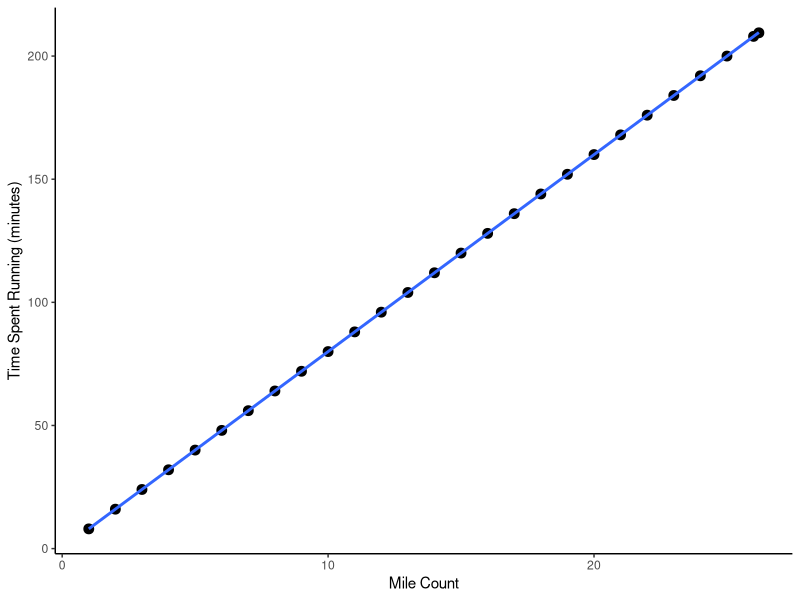
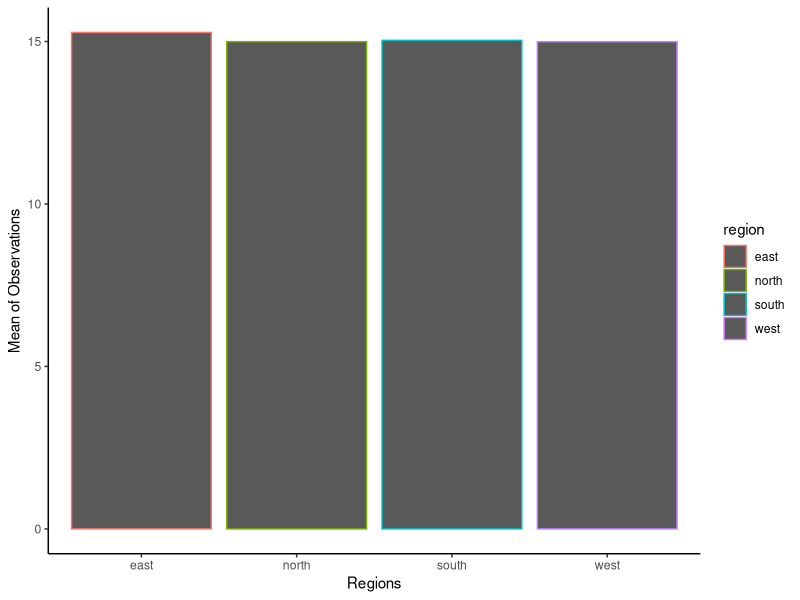
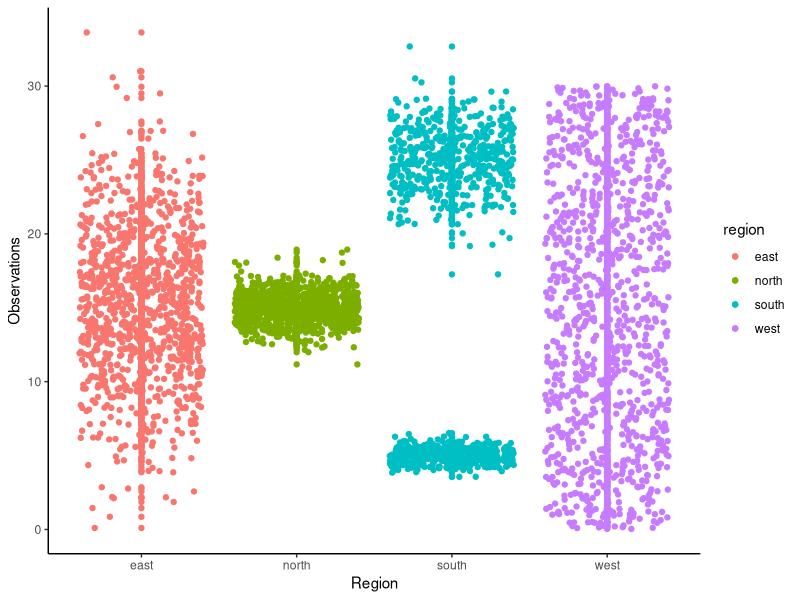

Source code (R) for these figures, in order:
# Tutorial 12 
## Exercise 10 

# Question 1

# Set working directory
setwd("~/Desktop/Fall-2021/Biocomputing/Biocomp_tutorial12/")

# Load marathon pace data text file 
marathon <- read.table("Marathon_Pace.txt", header = FALSE, sep = "\t", stringsAsFactors = FALSE)
colnames(marathon) <- c("mile","time")

# Load ggplot library and check marathon file for headers
head(marathon)
library(ggplot2)

# Scatter plot of two variables: mile count vs time in minutes
ggplot(data=marathon, aes(x=mile,y=time))+
  geom_point(size=3)+
  xlab("Mile Count")+
  ylab("Time Spent Running (minutes)")+
  theme_classic()+
  geom_smooth(method="lm") # Include trend line 


# Question 2

# Load data from data.txt
data <- read.table("data.txt", sep = ",", header=TRUE, stringsAsFactors = TRUE)
head(data)

# Bar plot of the means of four observations 
ggplot(data=data, aes(x=region,y=observations,color=region))+
  stat_summary(fun='mean',geom='bar')+
  xlab("Regions")+
  ylab("Mean of Observations")+
  theme_classic()

# Scatter plot of all observations 
ggplot(data=data, aes(x=region, y=observations, color=region))+
  geom_point()+
  geom_jitter()+
  xlab("Region")+
  ylab("Observations")+
  theme_classic()










